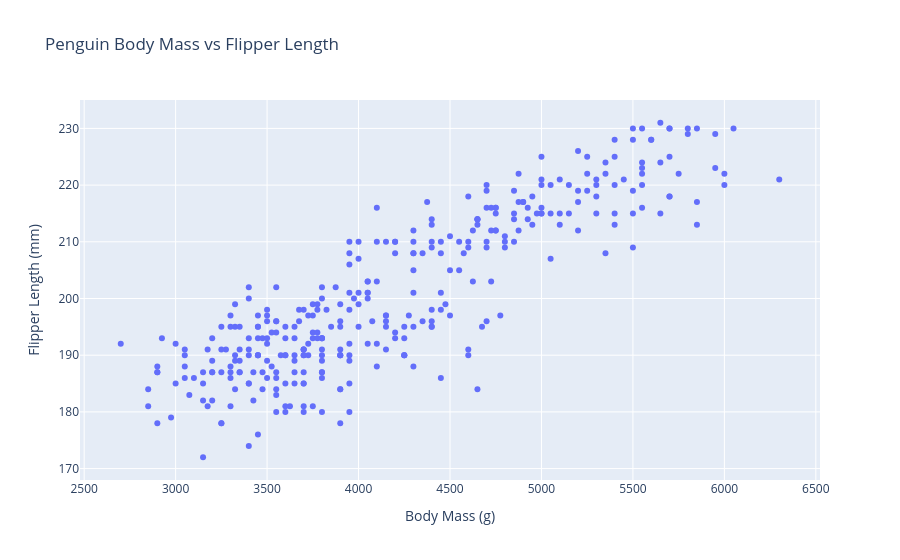

Notebook code for this chart:
### Code cell
px.scatter(x=penguins['body_mass_g'], y=penguins['flipper_length_mm'], title='Penguin Body Mass vs Flipper Length', labels={'x': 'Body Mass (g)', 'y': 'Flipper Length (mm)'})

### Figure 1 — Plotly figure (JSON) as saved in the notebook; plotly's stock layout.template omitted (floating-point values rounded to 4 significant figures; data arrays with more than 128 entries replaced by an {"elided": "..."} marker saying what was removed)
{"data": [{"hovertemplate": "Body Mass (g)=%{x}<br>Flipper Length (mm)=%{y}<extra></extra>", "legendgroup": "", "marker": {"color": "#636efa", "symbol": "circle"}, "mode": "markers", "name": "", "orientation": "v", "showlegend": false, "type": "scatter", "x": {"elided": "344 float values"}, "xaxis": "x", "y": {"elided": "344 float values"}, "yaxis": "y"}], "layout": {"legend": {"tracegroupgap": 0}, "title": {"text": "Penguin Body Mass vs Flipper Length"}, "xaxis": {"anchor": "y", "domain": [0, 1], "title": {"text": "Body Mass (g)"}}, "yaxis": {"anchor": "x", "domain": [0, 1], "title": {"text": "Flipper Length (mm)"}}}}
